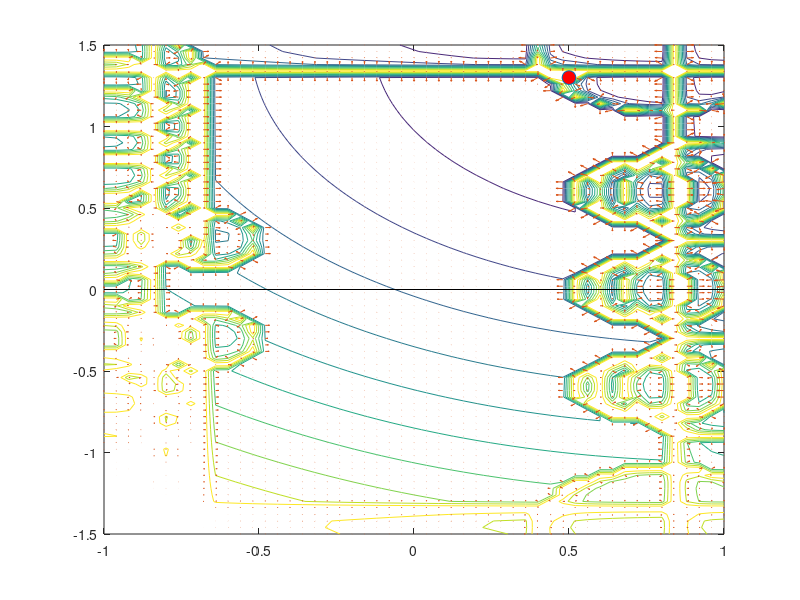

Source code (MATLAB):
xtarget = 1;
ytarget = 1.5;

xpos= 2;
ypos= 1.32;

xadv=0.5;
yadv=1.3;
distlimadv=0.7;
krepadv=1;

distlim=0.18;
katt=170;
krep=1;

grid=0.04;
%X= 0:grid:3;
%Y= 0:grid:2;
X= -1:grid:1;
Y= -1.5:grid:1.5;
sizeX=size(X);
sizex=sizeX(2);
sizeY=size(Y);
sizey=sizeY(2);
[xx,yy]=meshgrid(X,Y);

% obstacle1=zeros(2,sizey); %mur gauche
% obstacle2=3*ones(2,sizey); %mur droite
% for j=1:sizey
%     obstacle1(2,j)=grid*(j-1);
%     obstacle2(2,j)=grid*(j-1);
% end
% obstacle3=zeros(2,sizex); %mur bas
% obstacle4=2*ones(2,sizex); %mur haut
% for j=1:sizex
%     obstacle3(1,j)=grid*(j-1);
%     obstacle4(1,j)=grid*(j-1);
% end
% obstacle5_1=0.8*ones(2,(0.4/grid)+1);
% obstacle5_2=0.4*ones(2,(0.2/grid)+1);
% obstacle5_3=1.0*ones(2,(0.4/grid)+1);
% obstacle6_1=1.4*ones(2,(0.4/grid)+1);
% obstacle6_2=0.4*ones(2,(0.2/grid)+1);
% obstacle6_3=1.6*ones(2,(0.4/grid)+1);
% obstacle7_1=2.0*ones(2,(0.4/grid)+1);
% obstacle7_2=0.4*ones(2,(0.2/grid)+1);
% obstacle7_3=2.2*ones(2,(0.4/grid)+1);
% for j=1:((0.4/grid)+1)
%     obstacle5_1(2,j)=(j-1)*grid;
%     obstacle5_3(2,j)=(j-1)*grid;
%     obstacle6_1(2,j)=(j-1)*grid;
%     obstacle6_3(2,j)=(j-1)*grid;
%     obstacle7_1(2,j)=(j-1)*grid;
%     obstacle7_3(2,j)=(j-1)*grid;
% end
% for j=1:((0.2/grid)+1)
%     obstacle5_2(1,j)=(j-1)*grid+0.8;
%     obstacle6_2(1,j)=(j-1)*grid+1.4;
%     obstacle7_2(1,j)=(j-1)*grid+2.0;
% end
% obstacle8_1=1.88*ones(2,(1.2/grid)+1);
% obstacle8_2=1.2*ones(2,(0.12/grid)+1);
% obstacle9_1=1.88*ones(2,(1.2/grid)+1);
% obstacle9_2=1.8*ones(2,(0.12/grid)+1);
% for j=1:((1.2/grid)+1)
%     obstacle8_1(1,j)=(j-1)*grid;
%     obstacle9_1(1,j)=(j-1)*grid+1.8;
% end
% for j=((0.12/grid)+1)
%     obstacle8_2(2,j)=(j-1)*grid+1.88;
%     obstacle9_2(2,j)=(j-1)*grid+1.88;
% end
% obstacle10_1=0.56*ones(2,(0.24/grid)+1);
% obstacle10_2=0.24*ones(2,(0.56/grid)+1);
% obstacle11_1=0.56*ones(2,(0.24/grid)+1);
% obstacle11_2=2.76*ones(2,(0.56/grid)+1);
% for j=1:((0.24/grid)+1)
%     obstacle10_1(1,j)=(j-1)*grid;
%     obstacle11_1(1,j)=(j-1)*grid+2.76;
% end
% for j=1:((0.24/grid)+1)
%     obstacle10_2(2,j)=(j-1)*grid;
%     obstacle11_2(2,j)=(j-1)*grid;
% end



% obstacle2=ones(2,sizey);
% obstacle1=-ones(2,sizey);
% for j=1:sizey
%     obstacle1(2,j)=-1.5+grid*(j-1);
%     obstacle2(2,j)=-1.5+grid*(j-1);
% end
% obstacle3=-1.5*ones(2,sizex);
% obstacle4=1.5*ones(2,sizex);
% for j=1:sizex
%     obstacle3(1,j)=-1+grid*(j-1);
%     obstacle4(1,j)=-1+grid*(j-1);
% end

%% nbobstacle_nbpoint=[x y distlim]
%recifs
obstacle5_1=[1 -0.6 0.33];
obstacle5_2=[0.8 -0.6 0.23];
obstacle5_3=[0.7 -0.6 0.19];
obstacle5=[obstacle5_1;obstacle5_2;obstacle5_3];
obstacle6_1=[1 0 0.33];
obstacle6_2=[0.8 0 0.23];
obstacle6_3=[0.7 0 0.19];
obstacle6=[obstacle6_1;obstacle6_2;obstacle6_3];
obstacle7_1=[1 0.6 0.33];
obstacle7_2=[0.8 0.6 0.23];
obstacle7_3=[0.7 0.6 0.19];
obstacle7=[obstacle7_1;obstacle7_2;obstacle7_3];
%bancs de sable longs
obstacle8_1=[-1 -0.3 0.25];
obstacle8_2=[-0.8 -0.3 0.15];
obstacle8_3=[-1 -0.5 0.33];
obstacle8_4=[-1 -0.7 0.33];
obstacle8_5=[-1 -0.9 0.33];
obstacle8_6=[-1 -1.1 0.33];
obstacle8_7=[-1 -1.3 0.33];
obstacle8=[obstacle8_1;obstacle8_2;obstacle8_3;obstacle8_4;obstacle8_5;obstacle8_6;obstacle8_7];
obstacle9_1=[-1 0.3 0.25];
obstacle9_2=[-0.8 0.3 0.15];
obstacle9_3=[-1 0.5 0.33];
obstacle9_4=[-1 0.7 0.33];
obstacle9_5=[-1 0.9 0.33];
obstacle9_6=[-1 1.1 0.33];
obstacle9_7=[-1 1.3 0.33];
obstacle9=[obstacle9_1;obstacle9_2;obstacle9_3;obstacle9_4;obstacle9_5;obstacle9_6;obstacle9_7];
%bancs de sable coins
obstacle10=[0.8 -1.5 0.43];
obstacle11=[0.8 1.5 0.43];
%pitits ilôts de sable
obstacle12=[-0.661 -0.308 0.18];
obstacle13=[-0.661 0.308 0.18];

obstacle=[obstacle5;obstacle6;obstacle7;obstacle8;obstacle9;obstacle10;obstacle11;obstacle12;obstacle13];
%%

distobstacle=300*ones(sizex,sizey); % distance de l'obstacle le plus proche
U=zeros(sizey,sizex);
for i=1:sizex
    for j=1:sizey
%         %distance obstacle1
%         for k=1:sizey
%             dist=sqrt((X(i)-obstacle1(1,k))^2+(Y(j)-obstacle1(2,k))^2);
%             if (dist<distobstacle(i,j))
%                 distobstacle(i,j)=dist;
%             end
%         end
%         %distance obstacle2
%         for k=1:sizey
%             dist=sqrt((X(i)-obstacle2(1,k))^2+(Y(j)-obstacle2(2,k))^2);
%             if (dist<distobstacle(i,j))
%                 distobstacle(i,j)=dist;
%             end
%         end
%         %distance obstacle3
%         for k=1:sizex
%             dist=sqrt((X(i)-obstacle3(1,k))^2+(Y(j)-obstacle3(2,k))^2);
%             if (dist<distobstacle(i,j))
%                 distobstacle(i,j)=dist;
%             end
%         end
%         %distance obstacle4
%         for k=1:sizex
%             dist=sqrt((X(i)-obstacle4(1,k))^2+(Y(j)-obstacle4(2,k))^2);
%             if (dist<distobstacle(i,j))
%                 distobstacle(i,j)=dist;
%             end
%         end
%
%         if (distobstacle(i,j)<10^-5)
%             distobstacle(i,j)=0.03;
%         end
        

        distobst=sqrt((X(i)-obstacle(:,1)).^2+(Y(j)-obstacle(:,2)).^2);
        sizedist=size(distobst);
        K=sizedist(1);
        
        if X(i)<-1+distlim
            U(j,i)=U(j,i)+krep*((1/(X(i)+1 - distlim))^2)/2;
        end
        if X(i)>1-distlim
            U(j,i)=U(j,i)+krep*((1/(1-X(i) - distlim))^2)/2;
        end
        if Y(j)<-1.5+distlim
            U(j,i)=U(j,i)+krep*((1/(Y(j)+1.5 - distlim))^2)/2;
        end
        if Y(j)>1.5-distlim
            U(j,i)=U(j,i)+krep*((1/(1.5-Y(j)-distlim))^2)/2;
        end
        
        for k=1:K
            if distobst(k)<obstacle(k,3)
                U(j,i)=U(j,i)+krep*((1/(distobst(k)-obstacle(k,3)))^2)/2;
            end
        end
        
        disttarget2=(X(i)-xtarget).^2+(Y(j)-ytarget).^2;
        U(j,i)=U(j,i)+katt*disttarget2/2;


        distadv=sqrt((X(i)-xadv)^2+(Y(j)-yadv)^2);
%         if (distadv<10^-5)
%             distadv=0.01;
%         end
        
%         if (distobstacle(i,j)<distlim) 
%             U(j,i)=U(j,i)+krep*((1/distobstacle(i,j) - 1/distlim)^2)/2;
%             %U(j,i)=U(j,i)+krep*(1/(distobstacle(i,j) - distlim))/2;
%         end
        if (distadv<distlimadv) 
            U(j,i)=U(j,i)+krepadv*((1/distadv-distlimadv)^2)/2;
            %U(j,i)=U(j,i)+krepadv*(1/(distobstacle(i,j) - distlim))/2;
        end
        
        
        if U(j,i)>1000
            U(j,i)=1000;
        end
    end
end

figure;

contour(X,Y,U);
hold on
stem(xadv,yadv,'LineStyle','none','MarkerSize',10,'color','r','MarkerFaceColor','r');
hold on

U=-U;
[px,py] = gradient(U,grid,grid);
quiver(X,Y,px,py)
x=xpos/grid +1;
y=ypos/grid +1;
%Fx=px(y,x)
%Fy=py(y,x)
